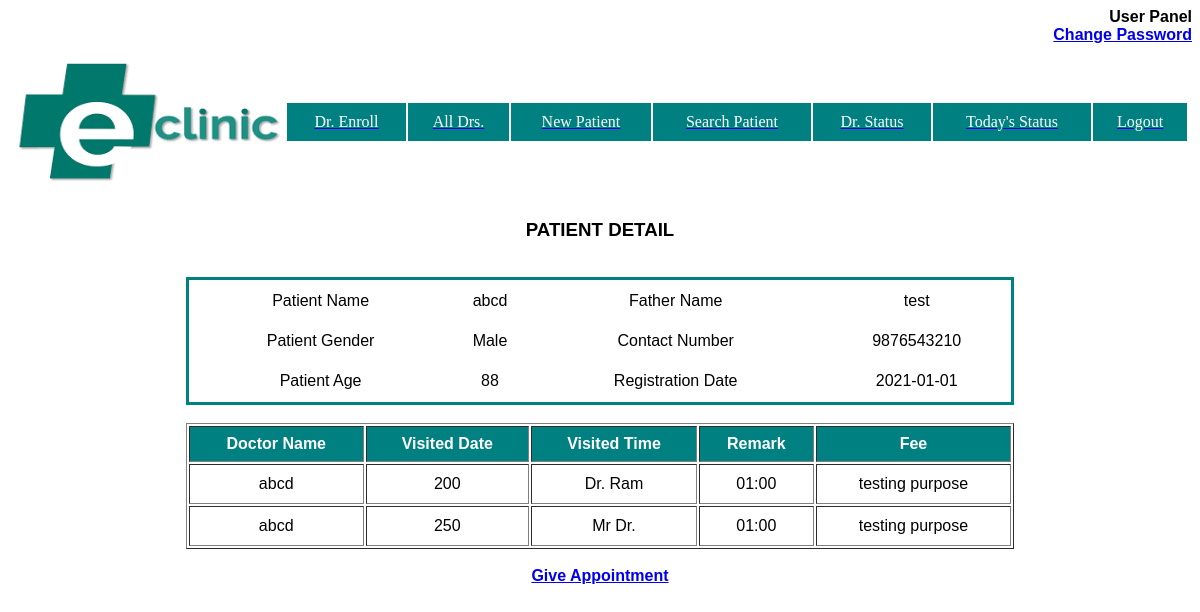
The page /display_patient.php?id=1 on the database its author committed.
### tables this page shows
CREATE TABLE `patient` (
  `id` int(11) NOT NULL,
  `pname` varchar(50) NOT NULL,
  `fname` varchar(50) NOT NULL,
  `pgen` varchar(20) NOT NULL,
  `pctno` varchar(15) NOT NULL,
  `dor` varchar(15) NOT NULL,
  `age` int(3) NOT NULL
);

CREATE TABLE `appoint` (
  `rctno` int(11) NOT NULL,
  `pid` int(11) NOT NULL,
  `pname` varchar(50) NOT NULL,
  `dname` varchar(50) NOT NULL,
  `toc` varchar(20) NOT NULL,
  `ramark` varchar(100) NOT NULL,
  `fee` varchar(5) NOT NULL,
  `date_of_consult` varchar(20) NOT NULL,
  `tno` int(11) NOT NULL
);

### display_patient.php (the view, shortened to what this page needs)
<?php
	include "heading.php";
	include "dbconnect.php";
	$pid=$_GET["id"];
	$s="Select * from patient where id=$pid";
	$rs=mysqli_query($con,$s);
	$pname="";
	$age="";
	echo "<center><H3>PATIENT DETAIL</H3>";
	echo "<br><table style='border-style: solid;border-color: #008080;' 1 width='70%'>";
			while($r=mysqli_fetch_array($rs))
			{
				$pid=$r[0];
				$pname=$r[1];
				echo "<tr><td class=tdt>Patient Name<td>$pname";
				echo "<td class=tdt>Father Name<td>$r[2]";
				echo "<tr><td class=tdt>Patient Gender<td>$r[3]";
				echo "<td class=tdt>Contact Number<td>$r[4]";
				$age=$r[6];
				echo "<tr><td class=tdt>Patient Age<td>$age";
				echo "<td class=tdt>Registration Date<td>$r[5]";
			}
			echo"</table>";
			$s="select * from appoint where pid=$pid";
			$rs=mysqli_query($con,$s);
	echo "<br><table style='border-collapse:collapse class=tab' width='70%' border=1>";
	echo "<tr><th>Doctor Name<th>Visited Date<th>Visited Time<th>Remark<th>Fee";
	while($r=mysqli_fetch_array($rs))
	{
		echo "<tr><td class=tdt>$r[2]";
		echo "<td class=tdt>$r[6]";
		echo "<td class=tdt>$r[3]";
		echo "<td class=tdt>$r[4]";
		echo "<td class=tdt>$r[5]";
	}
	echo"</table>";
	echo "<br>";
	echo "<a href='appointment.php?id=$pid&pname=$pname&age=$age'>Give Appointment</a>";
?>

### display_patient.php (style rules this page uses)
th { background-color: #008080; color: white; padding: 8px; }
.tdt { text-align: center; padding: 10px; }

### heading.php (style rules this page uses)
td { text-align:center; }

### rows shown on the page
patient: pname "abcd", fname "test", pgen "Male", pctno "9876543210", age "88", dor "2021-01-01"
appoint: pname "abcd", fee "200", dname "Dr. Ram", toc "01:00", ramark "testing purpose"
appoint: pname "abcd", fee "250", dname "Mr Dr.", toc "01:00", ramark "testing purpose"
